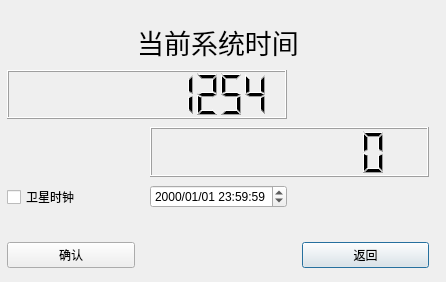
<?xml version="1.0" encoding="UTF-8"?>
<ui version="4.0">
 <class>Dialog</class>
 <widget class="QDialog" name="Dialog">
  <property name="geometry">
   <rect>
    <x>0</x>
    <y>0</y>
    <width>446</width>
    <height>282</height>
   </rect>
  </property>
  <property name="windowTitle">
   <string>时间设定</string>
  </property>
  <property name="styleSheet">
   <string notr="true"/>
  </property>
  <widget class="QWidget" name="gridLayoutWidget">
   <property name="geometry">
    <rect>
     <x>0</x>
     <y>10</y>
     <width>441</width>
     <height>261</height>
    </rect>
   </property>
   <layout class="QGridLayout" name="gridLayout" rowstretch="2,2,2,2,1,2">
    <property name="leftMargin">
     <number>7</number>
    </property>
    <property name="topMargin">
     <number>2</number>
    </property>
    <property name="rightMargin">
     <number>12</number>
    </property>
    <property name="bottomMargin">
     <number>3</number>
    </property>
    <property name="horizontalSpacing">
     <number>15</number>
    </property>
    <property name="verticalSpacing">
     <number>8</number>
    </property>
    <item row="2" column="1" colspan="2">
     <widget class="QLCDNumber" name="LCD_TIME">
      <property name="digitCount">
       <number>8</number>
      </property>
     </widget>
    </item>
    <item row="5" column="2">
     <widget class="QPushButton" name="PB_cencel">
      <property name="cursor">
       <cursorShape>PointingHandCursor</cursorShape>
      </property>
      <property name="text">
       <string>返回</string>
      </property>
     </widget>
    </item>
    <item row="5" column="0">
     <widget class="QPushButton" name="PB_confirm">
      <property name="cursor">
       <cursorShape>PointingHandCursor</cursorShape>
      </property>
      <property name="text">
       <string>确认</string>
      </property>
     </widget>
    </item>
    <item row="3" column="0">
     <widget class="QCheckBox" name="CB_syTIme">
      <property name="cursor">
       <cursorShape>PointingHandCursor</cursorShape>
      </property>
      <property name="text">
       <string>卫星时钟</string>
      </property>
     </widget>
    </item>
    <item row="1" column="0" colspan="2">
     <widget class="QLCDNumber" name="LCD_data">
      <property name="digitCount">
       <number>10</number>
      </property>
      <property name="mode">
       <enum>QLCDNumber::Dec</enum>
      </property>
      <property name="segmentStyle">
       <enum>QLCDNumber::Filled</enum>
      </property>
      <property name="value" stdset="0">
       <double>1254.000000000000000</double>
      </property>
      <property name="intValue" stdset="0">
       <number>1254</number>
      </property>
     </widget>
    </item>
    <item row="0" column="0" colspan="3">
     <widget class="QLabel" name="label">
      <property name="font">
       <font>
        <pointsize>20</pointsize>
       </font>
      </property>
      <property name="text">
       <string>当前系统时间</string>
      </property>
      <property name="alignment">
       <set>Qt::AlignBottom|Qt::AlignHCenter</set>
      </property>
     </widget>
    </item>
    <item row="3" column="1">
     <widget class="QDateTimeEdit" name="DTE">
      <property name="cursor">
       <cursorShape>PointingHandCursor</cursorShape>
      </property>
      <property name="dateTime">
       <datetime>
        <hour>23</hour>
        <minute>59</minute>
        <second>59</second>
        <year>2000</year>
        <month>1</month>
        <day>1</day>
       </datetime>
      </property>
      <property name="displayFormat">
       <string>yyyy/MM/dd hh:mm:ss</string>
      </property>
     </widget>
    </item>
   </layout>
  </widget>
 </widget>
 <resources>
  <include location="background1.jpg"/>
 </resources>
 <connections/>
</ui>
